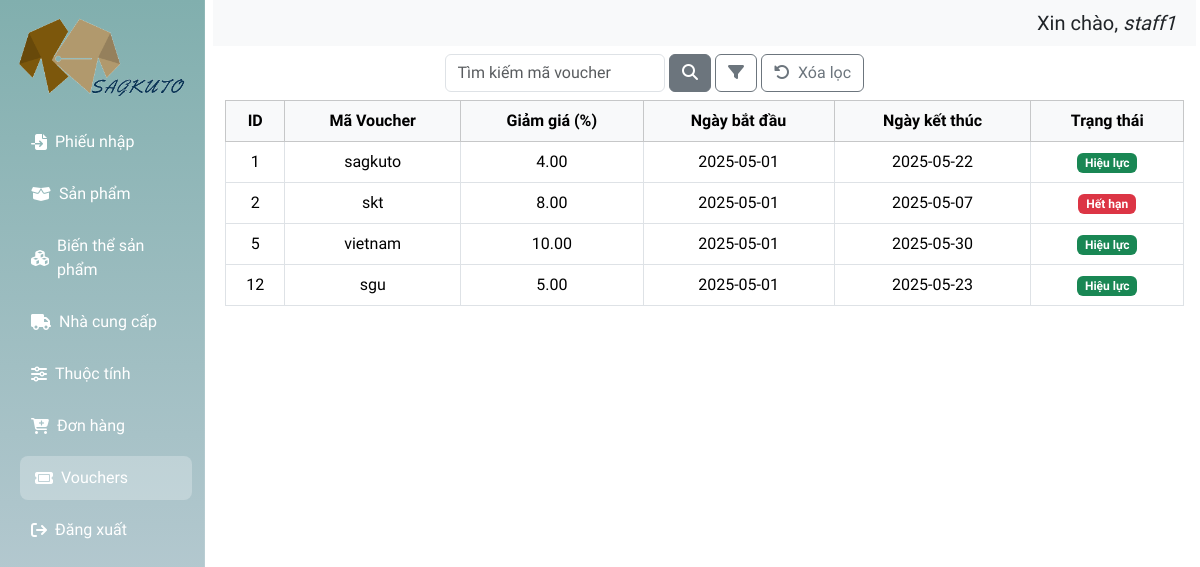
Page /admin/index.php?page=vouchers&pageadmin=1 (signed in) on the committed database.
### tables this page shows
CREATE TABLE `users` (
  `user_id` int(11) NOT NULL,
  `name` varchar(100) NOT NULL,
  `password` varchar(255) NOT NULL,
  `email` varchar(100) DEFAULT NULL,
  `phone` varchar(20) DEFAULT NULL,
  `role_id` int(11) DEFAULT NULL,
  `status` tinyint(4) DEFAULT 1,
  `otp` varchar(6) DEFAULT NULL,
  `otp_expired_at` datetime DEFAULT NULL
);

CREATE TABLE `vouchers` (
  `voucher_id` int(11) NOT NULL,
  `code` varchar(50) NOT NULL,
  `discount` decimal(10,2) NOT NULL,
  `start_date` date DEFAULT NULL,
  `end_date` date DEFAULT NULL,
  `status` enum('active','inactive') DEFAULT 'active'
);

### database/DBConnection.php (called while the page is built, shortened)
<?php
class DBConnect
{
    private static $instance = null;
    private $pdo;
    private $host = 'localhost';
    private $dbname = 'db_web_quanao';
    private $username = 'root';
    private $password = '';
    private function __construct()
    {
        try {
            $this->pdo = new PDO(
                "mysql:host={$this->host};dbname={$this->dbname};charset=utf8",
                $this->username,
                $this->password
            );
            $this->pdo->setAttribute(PDO::ATTR_ERRMODE, PDO::ERRMODE_EXCEPTION);
            $this->pdo->setAttribute(PDO::ATTR_DEFAULT_FETCH_MODE, PDO::FETCH_ASSOC);
        } catch (PDOException $e) {
            die("Kết nối thất bại: " . $e->getMessage());
        }
    }
    public static function getInstance()
    {
        if (self::$instance === null) {
            self::$instance = new DBConnect();
        }
        return self::$instance;
    }
    public function select($sql, $params = [])
    {
        $stmt = $this->pdo->prepare($sql);
        $stmt->execute($params);
        return $stmt->fetchAll();
    }
}

### admin/ajax/permission_helper.php (called while the page is built, shortened)
<?php
function hasPermission($permission_name, $action = 'read') {
    $role_id = $_SESSION['role_id'] ?? null;
    $db = DBConnect::getInstance();
    $query = "
        SELECT 1 FROM role_permission_details rpd
        JOIN permissions p ON rpd.permission_id = p.permission_id
        WHERE rpd.role_id = ? AND p.name = ? AND rpd.action = ?
        LIMIT 1
    ";
    $result = $db->select($query, [$role_id, $permission_name, $action]);
    return !empty($result);
}

### admin/layout/vouchers.php (the view, shortened to what this page needs)
<?php
require_once '../database/DBConnection.php';
$db = DBConnect::getInstance();
$filter = '';
$params = [];
$sql = "SELECT * FROM vouchers WHERE 1 $filter ORDER BY voucher_id ASC";
$vouchers = $db->select($sql, $params);
?>
<div class="top-bar">
    <div class="search-filter-group">
        <input type="text" class="form-control" placeholder="Tìm kiếm mã voucher" id="searchVoucher" />
        <button class="btn btn-secondary" id="btnSearchVoucher" type="button" style="pointer-events:auto;">
            <i class="fa-solid fa-search"></i>
        </button>
        <button class="btn btn-outline-secondary rounded" id="btnToggleFilterVoucher">
            <i class="fa fa-filter"></i>
        </button>
        <button type="button" class="btn btn-outline-secondary" id="btnClearFilterVoucher">
            <i class="fa-solid fa-rotate-left me-1"></i> Xóa lọc
        </button>
    </div>
</div>
<div class="table-responsive">
    <table class="table table-bordered align-middle text-center">
        <thead class="table-light">
            <tr>
                <th>ID</th>
                <th>Mã Voucher</th>
                <th>Giảm giá (%)</th>
                <th>Ngày bắt đầu</th>
                <th>Ngày kết thúc</th>
                <th>Trạng thái</th>
            </tr>
        </thead>
        <tbody>
            <?php foreach ($vouchers as $voucher): ?>
                <tr>
                    <td><?= $voucher['voucher_id'] ?></td>
                    <td><?= htmlspecialchars($voucher['code']) ?></td>
                    <td><?= $voucher['discount'] ?></td>
                    <td><?= $voucher['start_date'] ?></td>
                    <td><?= $voucher['end_date'] ?></td>
                    <td>
                        <?php
                        $today = date('Y-m-d');
                        echo ($voucher['status'] === 'inactive' || $voucher['end_date'] < $today)
                            ? '<span class="badge bg-danger">Hết hạn</span>'
                            : '<span class="badge bg-success">Hiệu lực</span>';
                        ?>
                    </td>
                </tr>
            <?php endforeach ?>
        </tbody>
    </table>
</div>
</div>

### admin/index.php (shortened to what this page needs)
<?php
require_once __DIR__ . '/ajax/permission_helper.php';
?>
<!DOCTYPE html>
<html lang="en">
<head>
    <link href="https://cdn.jsdelivr.net/npm/bootstrap@5.3.5/dist/css/bootstrap.min.css" rel="stylesheet">
    <link rel="stylesheet" href="https://cdnjs.cloudflare.com/ajax/libs/font-awesome/6.7.2/css/all.min.css" />
    <link rel="stylesheet" href="./assets/css/sanpham.css">
    <link href="https://cdn.jsdelivr.net/npm/select2@4.1.0-rc.0/dist/css/select2.min.css" rel="stylesheet" />
    <link rel="stylesheet" href="https://cdn.jsdelivr.net/npm/sweetalert2@11/dist/sweetalert2.min.css">
    <link rel="stylesheet" href="../assets/fonts/font.css">
</head>
<body>
    <section class="d-flex position-relative">
        <?php
        $user_id = $_SESSION['admin_id'] ?? null;
        if ($user_id) {
            require_once(__DIR__ . '../../database/DBConnection.php');
            $db = DBConnect::getInstance();
            $stmt = $db->select("SELECT name FROM users WHERE user_id = ?", [$user_id]);
            if ($stmt) {
                $name = $stmt[0]['name'];
            } else {
                $name = "Không tìm thấy người dùng";
            }
        } else {
            $name = "Chưa đăng nhập";
        }
        $currentPage = $_GET['page'] ?? '';
        ?>
        <nav class="nav-left text-white p-3">
            <div class="text-center mb-4">
                <img src="../../assets/img/logo_favicon/logo.png" alt="logo" class="img-fluid" style="height:80px; width:100%;">
            </div>
            <ul class="nav flex-column">
                <?php if (hasPermission('Quản lý đơn nhập')): ?>
                    <li class="nav-item mb-2">
                        <a class="nav-link text-white d-flex align-items-center gap-2 <?= $currentPage === 'phieunhap' ? 'active' : '' ?>" href="index.php?page=phieunhap&pageadmin=1">
                            <i class="fa-solid fa-file-import"></i> <span>Phiếu nhập</span>
                        </a>
                    </li>
                <?php endif; ?>
                <?php if (hasPermission('Quản lý sản phẩm')): ?>
                    <li class="nav-item mb-2">
                        <a class="nav-link text-white d-flex align-items-center gap-2 <?= $currentPage === 'sanpham' ? 'active' : '' ?>" href="index.php?page=sanpham&pageadmin=1">
                            <i class="fa-solid fa-box-open"></i> <span>Sản phẩm</span>
                        </a>
                    </li>
                <?php endif; ?>
                <?php if (hasPermission('Quản lý sản phẩm')): ?>
                    <li class="nav-item mb-2">
                        <a class="nav-link text-white d-flex align-items-center gap-2 <?= $currentPage === 'bienthe' ? 'active' : '' ?>" href="index.php?page=bienthe&pageadmin=1">
                            <i class="fa-solid fa-cubes"></i> <span>Biến thể sản phẩm</span>
                        </a>
                    </li>
                <?php endif; ?>
                <?php if (hasPermission('Quản lý nhà cung cấp')): ?>
                    <li class="nav-item mb-2">
                        <a class="nav-link text-white d-flex align-items-center gap-2 <?= $currentPage === 'nhacungcap' ? 'active' : '' ?>" href="index.php?page=nhacungcap&pageadmin=1">
                            <i class="fas fa-truck"></i> <span>Nhà cung cấp</span>
                        </a>
                    </li>
                <?php endif; ?>
                <?php if (hasPermission('Quản lý thuộc tính')): ?>
                    <li class="nav-item mb-2">
                        <a class="nav-link text-white d-flex align-items-center gap-2 <?= $currentPage === 'thuoctinh' ? 'active' : '' ?>" href="index.php?page=thuoctinh&pageadmin=1">
                            <i class="fas fa-sliders-h"></i> <span>Thuộc tính</span>
                        </a>
                    </li>
                <?php endif; ?>
                <?php if (hasPermission('Quản lý đơn hàng')): ?>
                    <li class="nav-item mb-2">
                        <a class="nav-link text-white d-flex align-items-center gap-2 <?= $currentPage === 'donhang' ? 'active' : '' ?>" href="index.php?page=donhang&pageadmin=1">
                            <i class="fa fa-cart-plus"></i> <span>Đơn hàng</span>
                        </a>
                    </li>
                <?php endif; ?>
                <?php if (hasPermission('Quản lý thuộc tính')): ?>
                    <li class="nav-item mb-2">
                        <a class="nav-link text-white d-flex align-items-center gap-2 <?= $currentPage === 'vouchers' ? 'active' : '' ?>" href="index.php?page=vouchers&pageadmin=1">
                            <i class="fa-solid fa-ticket"></i> <span>Vouchers</span>
                        </a>
                    </li>
                <?php endif; ?>
                <li class="nav-item mb-2">
                    <a class="nav-link text-white d-flex align-items-center gap-2" href="index.php?action=logout">
                        <i class="fa-solid fa-sign-out"></i> <span>Đăng xuất</span>
                    </a>
                </li>
            </ul>
        </nav>
        <div class="quanlysp flex-fill me-3">
            <div class="infouser row p-2" style="background-color: #f8f9fa;">
                <div class="col-md text-end">
                    <p class="mb-0 fs-5">Xin chào, <i><?= htmlspecialchars($name) ?></i></p>
                </div>
            </div>
            <?php
            if (isset($_GET['page'])) {
                $page = $_GET['page'];
                switch ($page) {
                    case 'vouchers':
                        include '../admin/layout/vouchers.php';
                        break;
                }
            }
            ?>
    </section>
    <link href="https://cdn.jsdelivr.net/npm/select2@4.1.0-rc.0/dist/css/select2.min.css" rel="stylesheet" />
</body>
</html>

### admin/assets/css/sanpham.css (style rules this page uses)
.nav-left { position: fixed; top: 0; left: 0; width: 205px; height: 100vh; background-color: #f8f9fa; z-index: 1000; overflow-y: auto; border-right: 1px solid #dee2e6; }
.quanlysp { margin-left: 225px; }
button { transition: transform 0.3s cubic-bezier(0.4, 0, 0.2, 1); will-change: transform; }
.nav-left { height: 100vh; background: linear-gradient(180deg, #81afae, #c7d2dc); color: white; border-right: 1px solid rgba(255, 255, 255, 0.1); }
.nav-left .nav-link { font-size: 16px; padding: 10px 15px; border-radius: 8px; transition: background-color 0.2s, transform 0.2s; }
.nav-left .nav-link.active { background-color: rgba(255, 255, 255, 0.25); transform: translateX(4px); }

### admin/layout/vouchers.php (style rules this page uses)
.top-bar { display: flex; align-items: center; justify-content: space-between; padding: 0.5rem 1rem; }
.search-filter-group { display: flex; align-items: center; gap: 0.25rem; width: 420px; margin: 0 auto; }
#searchVoucher { flex: 1; }

### rows in the picture
users: name "staff1"
vouchers: voucher_id "1", code "sagkuto", discount "4.00", start_date "2025-05-01", end_date "2025-05-22", status "Hiệu lực"
vouchers: voucher_id "2", code "skt", discount "8.00", start_date "2025-05-01", end_date "2025-05-07", status "Hết hạn"
vouchers: voucher_id "5", code "vietnam", discount "10.00", start_date "2025-05-01", end_date "2025-05-30", status "Hiệu lực"
vouchers: voucher_id "12", code "sgu", discount "5.00", start_date "2025-05-01", end_date "2025-05-23", status "Hiệu lực"
